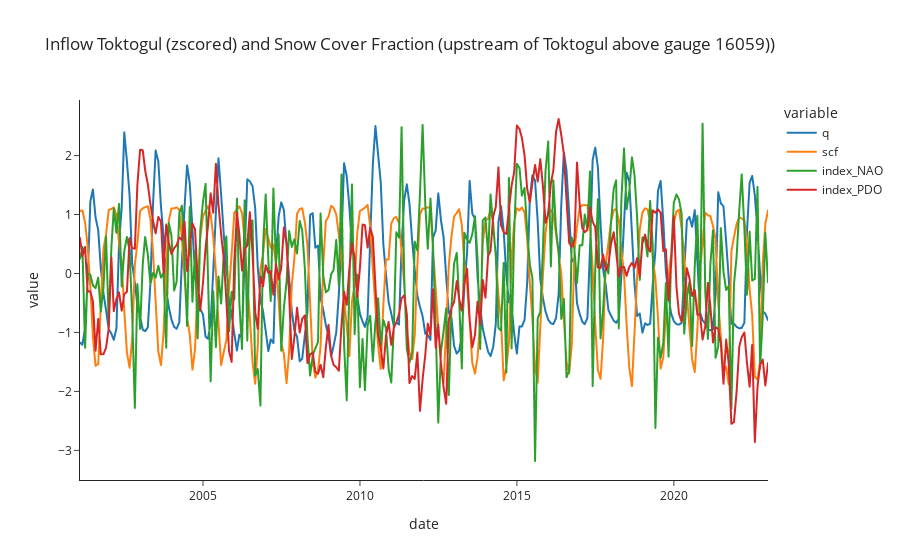

Notebook code cell kept with this figure:
### Markdown cell above
## 1.2 Visualize Data

First, we plot the data just loaded to get a first impression of it. Note that we focus only on snow cover fraction for the moment in upstream Naryn catchment as we expect this to be the most important external regressor (driver) for the target variable.

### Code cell
fig = px.line(q_16936_xreg_zs,
              x="date", 
              y=["q","scf","index_NAO","index_PDO"], 
              title="Inflow Toktogul (zscored) and Snow Cover Fraction (upstream of Toktogul above gauge 16059))",
              template="simple_white")
fig.show()

### Figure 1 — Plotly figure (JSON) as saved in the notebook; plotly's stock layout.template omitted (floating-point values rounded to 4 significant figures; data arrays with more than 128 entries replaced by an {"elided": "..."} marker saying what was removed)
{"data": [{"hovertemplate": "variable=q<br>date=%{x}<br>value=%{y}<extra></extra>", "legendgroup": "q", "line": {"color": "#1F77B4", "dash": "solid"}, "marker": {"symbol": "circle"}, "mode": "lines", "name": "q", "showlegend": true, "type": "scattergl", "x": {"elided": "264 str values"}, "xaxis": "x", "y": {"elided": "264 float values"}, "yaxis": "y"}, {"hovertemplate": "variable=scf<br>date=%{x}<br>value=%{y}<extra></extra>", "legendgroup": "scf", "line": {"color": "#FF7F0E", "dash": "solid"}, "marker": {"symbol": "circle"}, "mode": "lines", "name": "scf", "showlegend": true, "type": "scattergl", "x": {"elided": "264 str values"}, "xaxis": "x", "y": {"elided": "264 float values"}, "yaxis": "y"}, {"hovertemplate": "variable=index_NAO<br>date=%{x}<br>value=%{y}<extra></extra>", "legendgroup": "index_NAO", "line": {"color": "#2CA02C", "dash": "solid"}, "marker": {"symbol": "circle"}, "mode": "lines", "name": "index_NAO", "showlegend": true, "type": "scattergl", "x": {"elided": "264 str values"}, "xaxis": "x", "y": {"elided": "264 float values"}, "yaxis": "y"}, {"hovertemplate": "variable=index_PDO<br>date=%{x}<br>value=%{y}<extra></extra>", "legendgroup": "index_PDO", "line": {"color": "#D62728", "dash": "solid"}, "marker": {"symbol": "circle"}, "mode": "lines", "name": "index_PDO", "showlegend": true, "type": "scattergl", "x": {"elided": "264 str values"}, "xaxis": "x", "y": {"elided": "264 float values"}, "yaxis": "y"}], "layout": {"legend": {"title": {"text": "variable"}, "tracegroupgap": 0}, "title": {"text": "Inflow Toktogul (zscored) and Snow Cover Fraction (upstream of Toktogul above gauge 16059))"}, "xaxis": {"anchor": "y", "domain": [0, 1], "title": {"text": "date"}}, "yaxis": {"anchor": "x", "domain": [0, 1], "title": {"text": "value"}}}}
